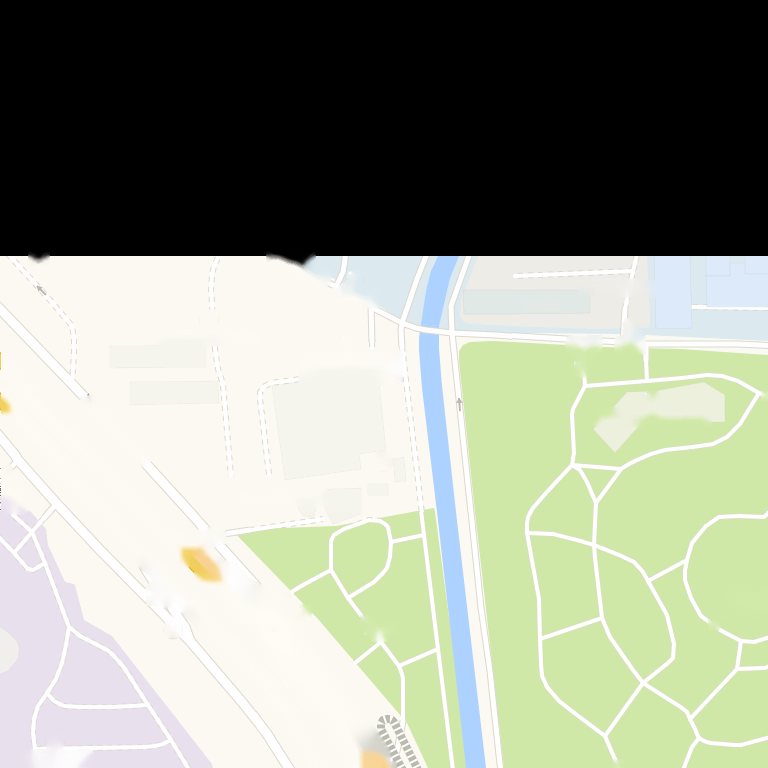
#> input picture data/inpaint/R000183B1_C00034ACE_inpaint.png, 768 x 768 px, given in place of 10-住宿服务.JPG, which was not available
$ python icon_test01.py   (older library calls are emulated)
#> lines starting #> are read from the running program, lines starting #| are printed output that depends on the picture; after the words box and inside, x2 and y2 are one past the last pixel; in counts of white or black regions, pixels touching at a corner belong together; pictures that were not available may be replaced by others from this repository, and a replacement may not be noted
### icon/icon.py
import cv2

img_path = 'data/icon/10-住宿服务.JPG'
img = cv2.imread(img_path)
#> img is the input picture: shape (768, 768, 3); mean B, G, R 143.9, 159.2, 153.9
gray = cv2.cvtColor(img, cv2.COLOR_BGR2GRAY)
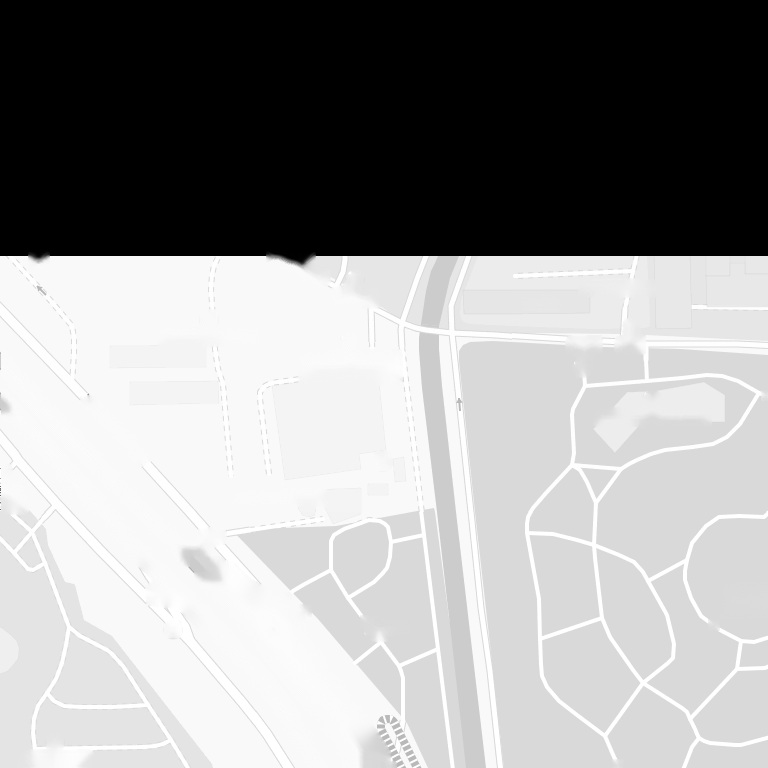
#> gray: shape (768, 768); min 0, max 255, mean 155.8

print(img)
#> (printed output is left out)
print(gray)
#> (printed output is left out)
# 高斯去噪
blurred = cv2.GaussianBlur(gray, (9, 9),0)
# 索比尔算子来计算x、y方向梯度
gradX = cv2.Sobel(blurred, ddepth=cv2.CV_32F, dx=1, dy=0)
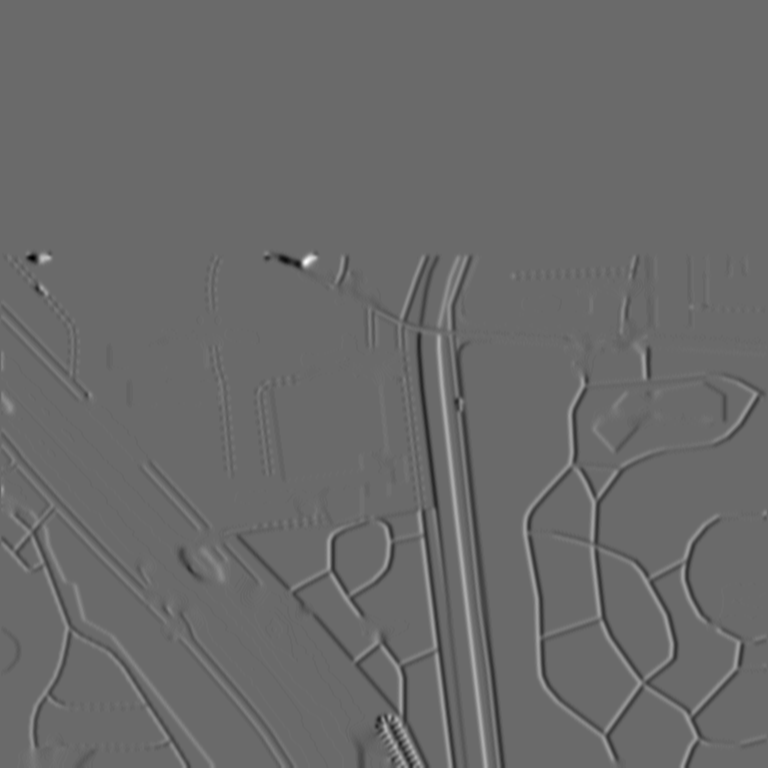
#> gradX: shape (768, 768) float32; min -128, max 179, mean -0.1; drawn with min black and max white
gradY = cv2.Sobel(blurred, ddepth=cv2.CV_32F, dx=0, dy=1)
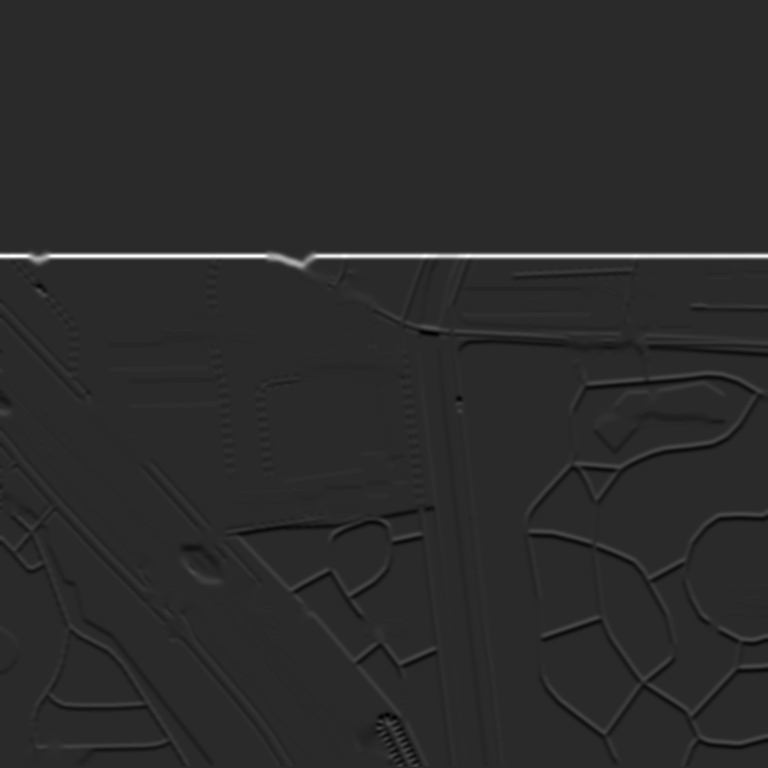
#> gradY: shape (768, 768) float32; min -87, max 439, mean 2.4; drawn with min black and max white

gradient = cv2.subtract(gradX, gradY)
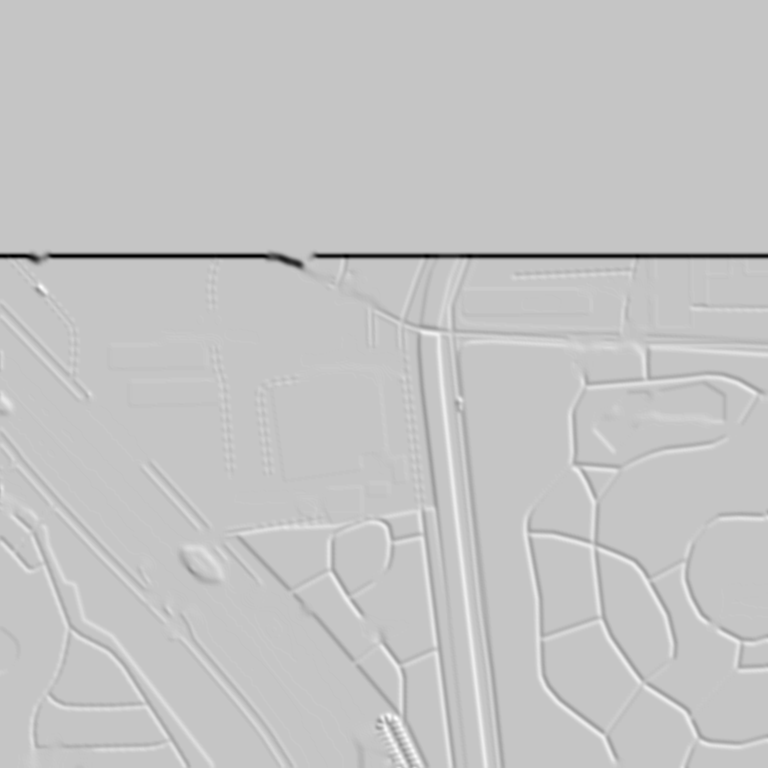
#> gradient: shape (768, 768) float32; min -444, max 128, mean -2.5; drawn with min black and max white
gradient = cv2.convertScaleAbs(gradient)
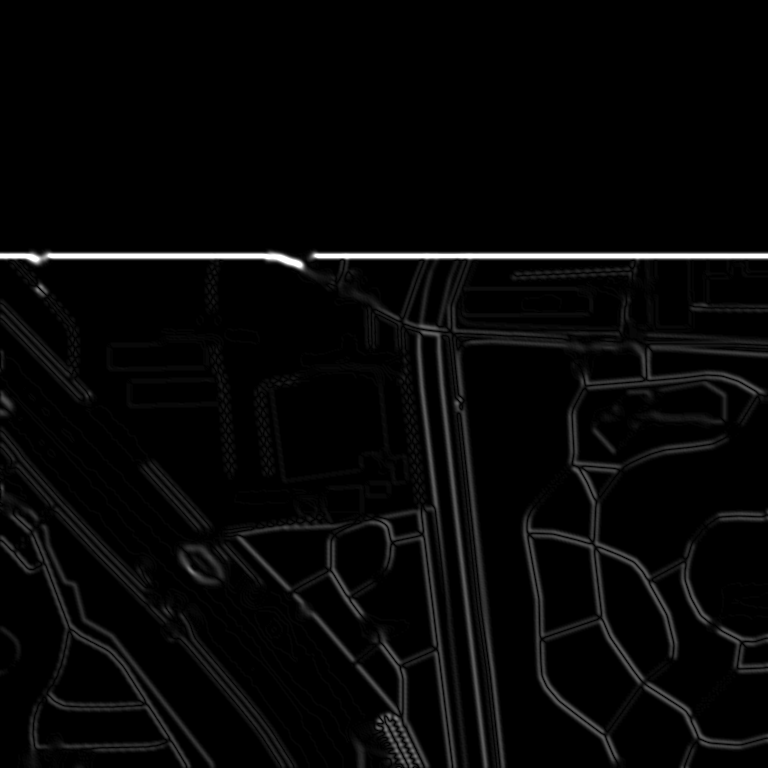
#> gradient: shape (768, 768); min 0, max 255, mean 6.9

cv2.imshow('img', img)
cv2.imshow('gray', gray)
cv2.imshow('blurred', blurred)
cv2.imshow('gradX', gradX)
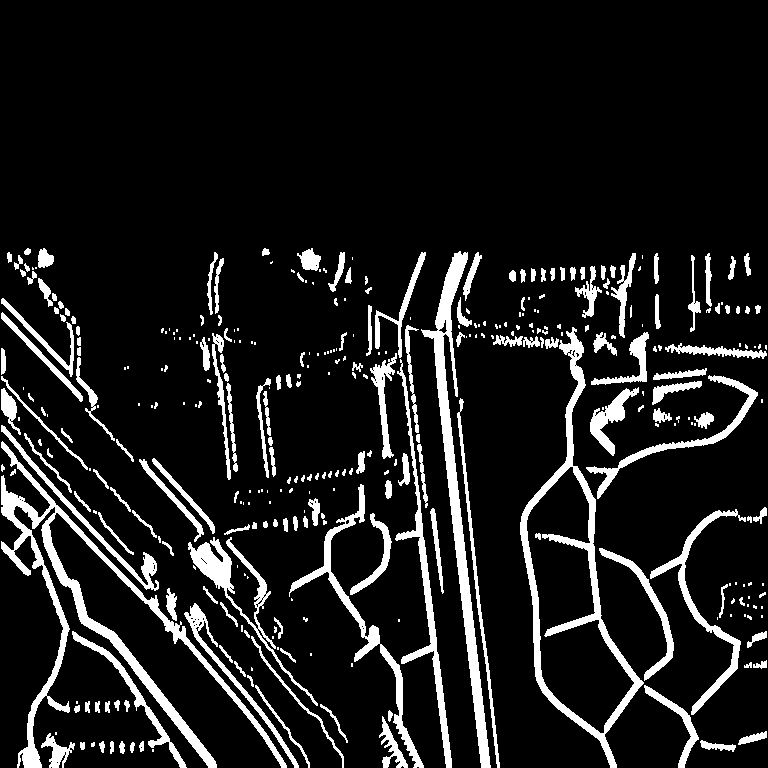
#> window 'gradX': shape (768, 768); 11.2% white; 359 white regions (175 under 20 px), largest, box (x1, y1, x2, y2) and area: (1, 441, 287, 768) 8736, (520, 327, 644, 768) 6271, (421, 251, 491, 768) 5720
cv2.imshow('gradY', gradY)
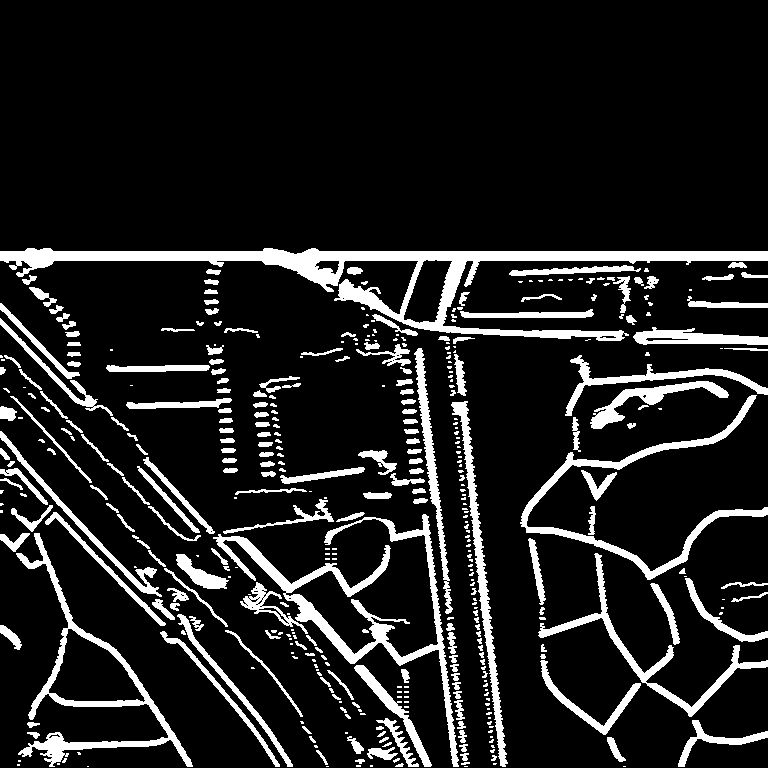
#> window 'gradY': shape (768, 768); 12.6% white; 421 white regions (203 under 20 px), largest, box (x1, y1, x2, y2) and area: (0, 248, 768, 341) 12950, (213, 514, 459, 767) 6449, (16, 533, 193, 767) 4537
cv2.imshow('final', gradient)
cv2.waitKey()
# cv2.imwrite('data/result/blurred.jpg', blurred)

### icon/icon_test01.py
import cv2
#> (the run stopped early here; a loop or call above may not have finished)

$ run again, on data/inpaint/R000183B2_C00034ACC_inpaint.png
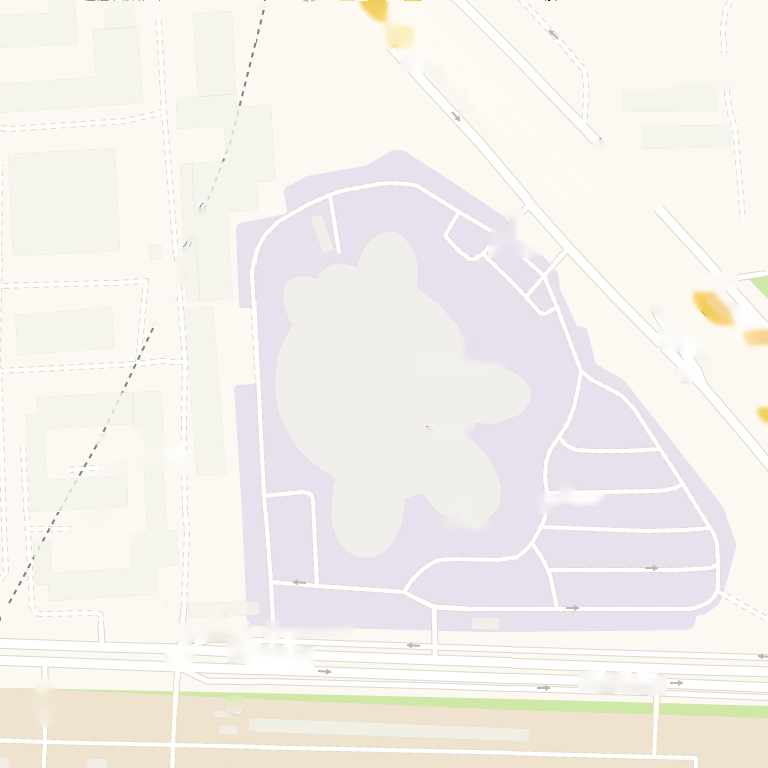
#> input picture data/inpaint/R000183B2_C00034ACC_inpaint.png, 768 x 768 px, given in place of 10-住宿服务.JPG, which was not available
#> img is the input picture: shape (768, 768, 3); mean B, G, R 236.5, 240.7, 244.7
#> (printed output is left out)
#> (printed output is left out)
#> `cv2.imshow('gradX', gradX)`:
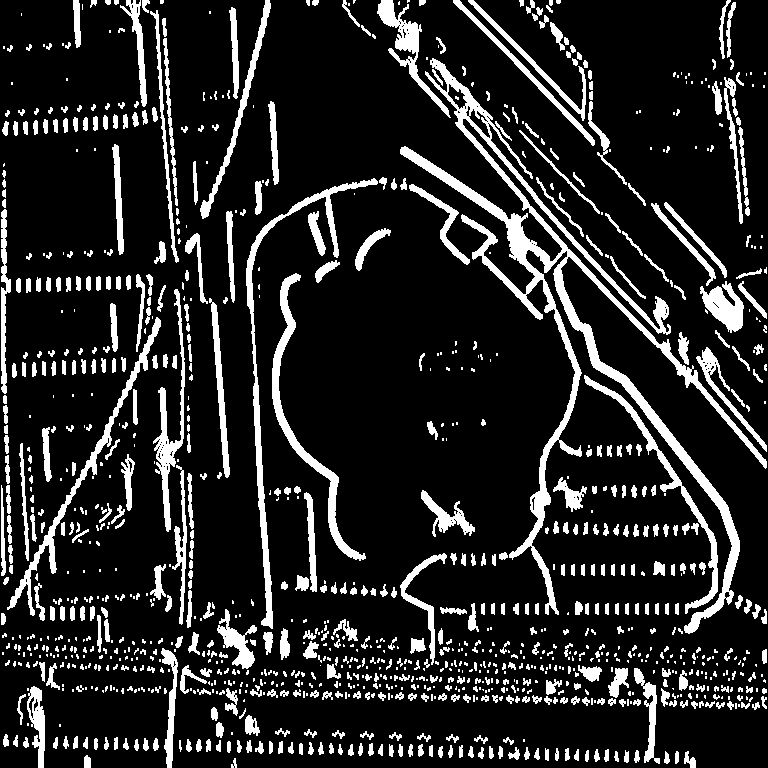
#> window 'gradX': shape (768, 768); 15% white; 1164 white regions (597 under 20 px), largest, box (x1, y1, x2, y2) and area: (400, 58, 767, 634) 16236, (246, 178, 378, 629) 3323, (272, 273, 366, 561) 2652
#> `cv2.imshow('gradY', gradY)`:
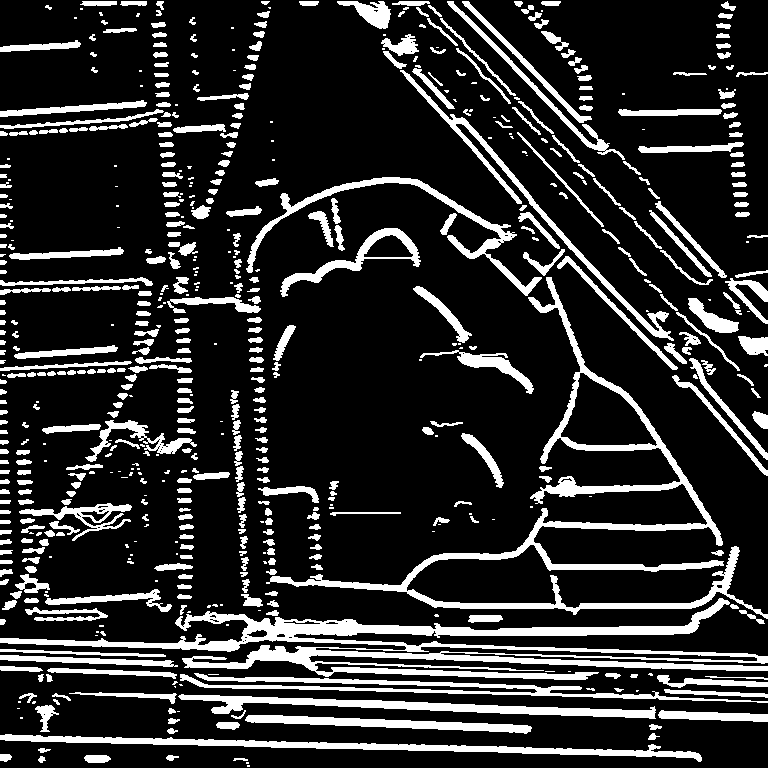
#> window 'gradY': shape (768, 768); 17.5% white; 629 white regions (176 under 20 px), largest, box (x1, y1, x2, y2) and area: (0, 598, 768, 680) 15723, (266, 277, 768, 619) 11507, (0, 734, 702, 762) 4396

$ run again, on data/inpaint/R000183B2_C00034AD2_inpaint.png
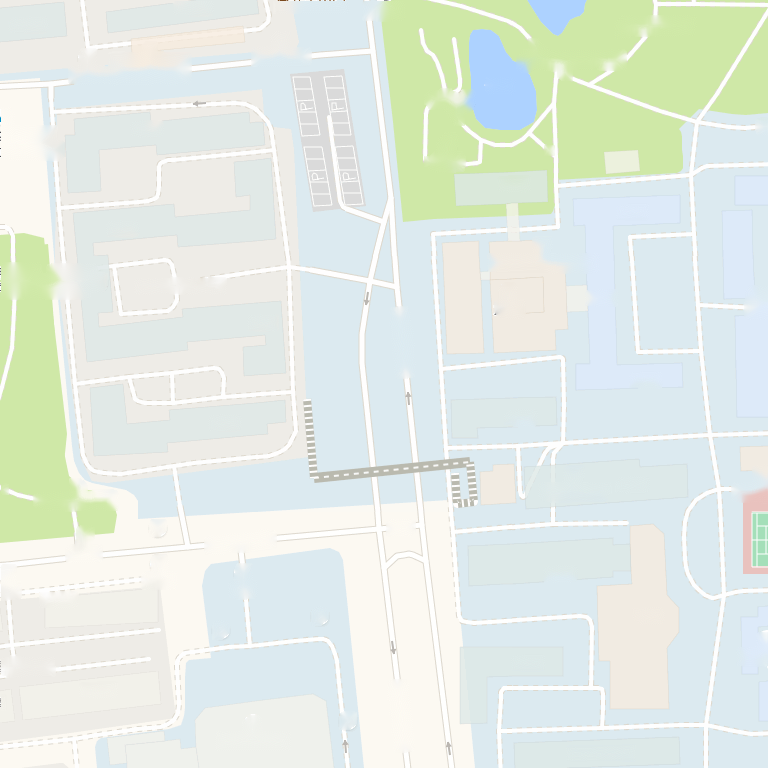
#> input picture data/inpaint/R000183B2_C00034AD2_inpaint.png, 768 x 768 px, given in place of 10-住宿服务.JPG, which was not available
#> img is the input picture: shape (768, 768, 3); mean B, G, R 228.6, 235.9, 227.5
#> (printed output is left out)
#> (printed output is left out)
#> `cv2.imshow('gradX', gradX)`:
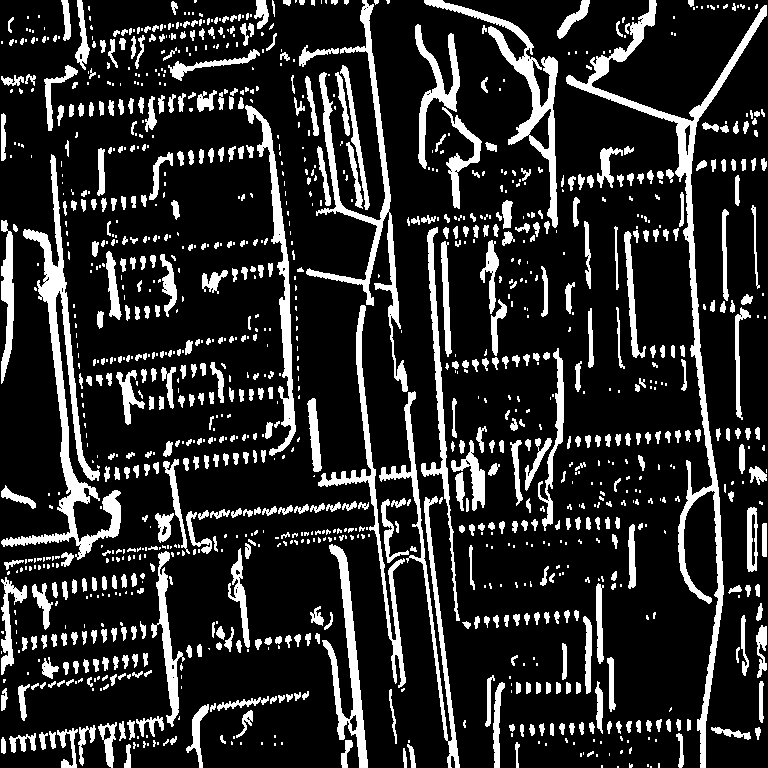
#> window 'gradX': shape (768, 768); 17.2% white; 1232 white regions (645 under 20 px), largest, box (x1, y1, x2, y2) and area: (566, 0, 767, 768) 8508, (1, 154, 121, 560) 6693, (306, 0, 408, 392) 4621
#> `cv2.imshow('gradY', gradY)`:
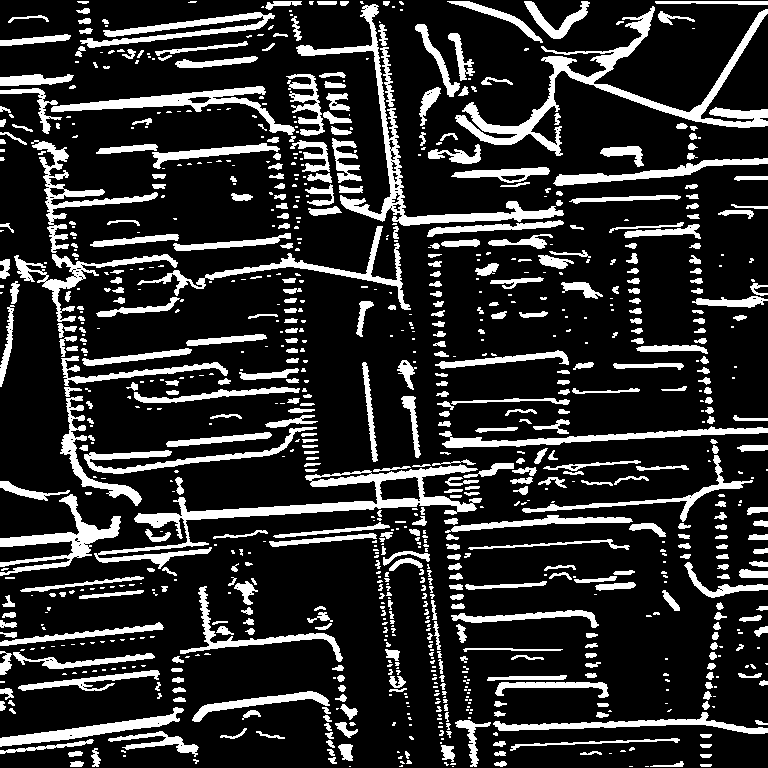
#> window 'gradY': shape (768, 768); 18.4% white; 946 white regions (459 under 20 px), largest, box (x1, y1, x2, y2) and area: (455, 6, 768, 156) 6308, (94, 464, 482, 569) 5894, (296, 4, 564, 226) 4316
